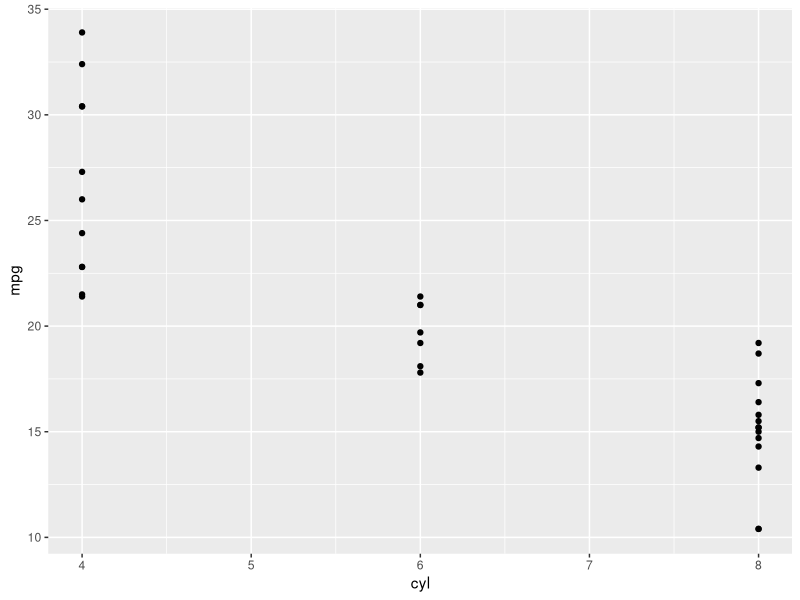
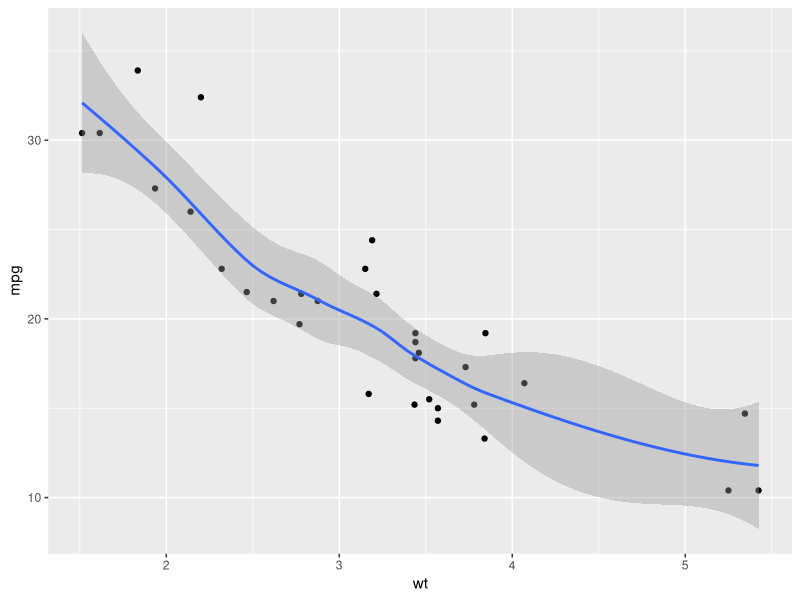

Generate these figures, in order, with R:
## ---- chunk 1
knitr::opts_chunk$set(echo = FALSE, message = F)
library(ggplot2)

## ---- chunk 2
knitr::kable(mtcars, 
             caption = "Summary of key management measures and the time series of catch, ABC, and TAC for northern rockfish in the Gulf of Alaska",
             booktabs = TRUE)
## ---- chunk 3
ggplot(mtcars, aes(cyl, mpg)) + 
  geom_point()
## ---- chunk 4
ggplot(mtcars, aes(wt, mpg)) + 
  geom_point() + 
  stat_smooth()
